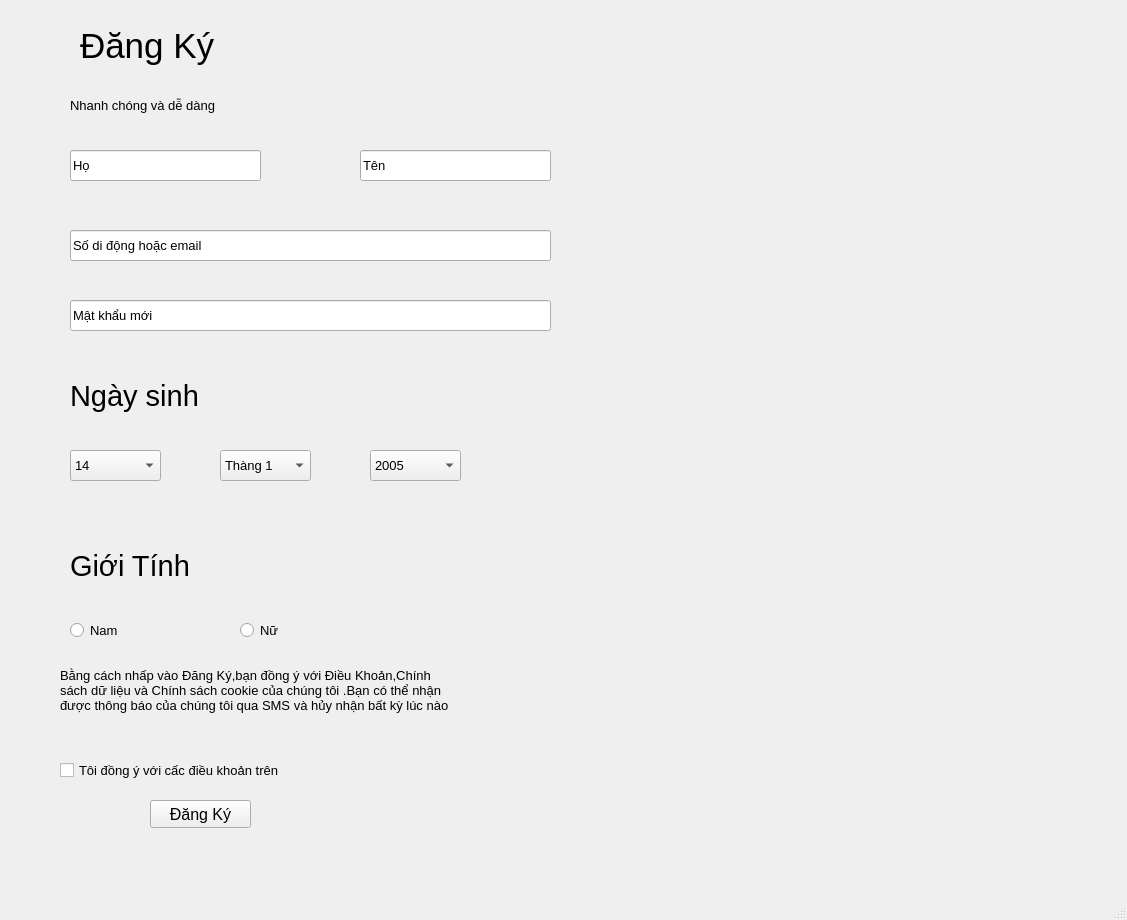
<?xml version="1.0" encoding="UTF-8"?>
<ui version="4.0">
 <class>MainWindow</class>
 <widget class="QMainWindow" name="MainWindow">
  <property name="geometry">
   <rect>
    <x>0</x>
    <y>0</y>
    <width>1127</width>
    <height>920</height>
   </rect>
  </property>
  <property name="windowTitle">
   <string>MainWindow</string>
  </property>
  <widget class="QWidget" name="centralwidget">
   <widget class="QLabel" name="label">
    <property name="geometry">
     <rect>
      <x>80</x>
      <y>10</y>
      <width>211</width>
      <height>71</height>
     </rect>
    </property>
    <property name="font">
     <font>
      <pointsize>26</pointsize>
     </font>
    </property>
    <property name="text">
     <string>Đăng Ký</string>
    </property>
   </widget>
   <widget class="QLabel" name="label_2">
    <property name="geometry">
     <rect>
      <x>70</x>
      <y>80</y>
      <width>211</width>
      <height>51</height>
     </rect>
    </property>
    <property name="font">
     <font>
      <pointsize>10</pointsize>
     </font>
    </property>
    <property name="text">
     <string>Nhanh chóng và dễ dàng</string>
    </property>
   </widget>
   <widget class="QLineEdit" name="lineEdit">
    <property name="geometry">
     <rect>
      <x>70</x>
      <y>150</y>
      <width>191</width>
      <height>31</height>
     </rect>
    </property>
    <property name="font">
     <font>
      <pointsize>10</pointsize>
     </font>
    </property>
    <property name="text">
     <string>Họ</string>
    </property>
   </widget>
   <widget class="QLineEdit" name="lineEdit_2">
    <property name="geometry">
     <rect>
      <x>360</x>
      <y>150</y>
      <width>191</width>
      <height>31</height>
     </rect>
    </property>
    <property name="font">
     <font>
      <pointsize>10</pointsize>
     </font>
    </property>
    <property name="text">
     <string>Tên</string>
    </property>
   </widget>
   <widget class="QLineEdit" name="lineEdit_3">
    <property name="geometry">
     <rect>
      <x>70</x>
      <y>230</y>
      <width>481</width>
      <height>31</height>
     </rect>
    </property>
    <property name="font">
     <font>
      <pointsize>10</pointsize>
     </font>
    </property>
    <property name="text">
     <string>Số di động hoặc email</string>
    </property>
   </widget>
   <widget class="QLineEdit" name="lineEdit_4">
    <property name="geometry">
     <rect>
      <x>70</x>
      <y>300</y>
      <width>481</width>
      <height>31</height>
     </rect>
    </property>
    <property name="font">
     <font>
      <pointsize>10</pointsize>
     </font>
    </property>
    <property name="text">
     <string>Mật khẩu mới</string>
    </property>
   </widget>
   <widget class="QLabel" name="label_3">
    <property name="geometry">
     <rect>
      <x>70</x>
      <y>360</y>
      <width>211</width>
      <height>71</height>
     </rect>
    </property>
    <property name="font">
     <font>
      <pointsize>22</pointsize>
     </font>
    </property>
    <property name="text">
     <string>Ngày sinh</string>
    </property>
   </widget>
   <widget class="QComboBox" name="comboBox">
    <property name="geometry">
     <rect>
      <x>70</x>
      <y>450</y>
      <width>91</width>
      <height>31</height>
     </rect>
    </property>
    <property name="font">
     <font>
      <pointsize>10</pointsize>
     </font>
    </property>
    <item>
     <property name="text">
      <string>14</string>
     </property>
    </item>
   </widget>
   <widget class="QComboBox" name="comboBox_2">
    <property name="geometry">
     <rect>
      <x>220</x>
      <y>450</y>
      <width>91</width>
      <height>31</height>
     </rect>
    </property>
    <property name="font">
     <font>
      <pointsize>10</pointsize>
     </font>
    </property>
    <item>
     <property name="text">
      <string>Thàng 1</string>
     </property>
    </item>
   </widget>
   <widget class="QComboBox" name="comboBox_3">
    <property name="geometry">
     <rect>
      <x>370</x>
      <y>450</y>
      <width>91</width>
      <height>31</height>
     </rect>
    </property>
    <property name="font">
     <font>
      <pointsize>10</pointsize>
     </font>
    </property>
    <item>
     <property name="text">
      <string>2005</string>
     </property>
    </item>
   </widget>
   <widget class="QLabel" name="label_4">
    <property name="geometry">
     <rect>
      <x>70</x>
      <y>530</y>
      <width>211</width>
      <height>71</height>
     </rect>
    </property>
    <property name="font">
     <font>
      <pointsize>22</pointsize>
     </font>
    </property>
    <property name="text">
     <string>Giới Tính</string>
    </property>
   </widget>
   <widget class="QRadioButton" name="radioButton">
    <property name="geometry">
     <rect>
      <x>70</x>
      <y>620</y>
      <width>95</width>
      <height>20</height>
     </rect>
    </property>
    <property name="font">
     <font>
      <pointsize>10</pointsize>
     </font>
    </property>
    <property name="text">
     <string>Nam</string>
    </property>
   </widget>
   <widget class="QRadioButton" name="radioButton_2">
    <property name="geometry">
     <rect>
      <x>240</x>
      <y>620</y>
      <width>95</width>
      <height>20</height>
     </rect>
    </property>
    <property name="font">
     <font>
      <pointsize>10</pointsize>
     </font>
    </property>
    <property name="text">
     <string>Nữ</string>
    </property>
   </widget>
   <widget class="QLabel" name="label_5">
    <property name="geometry">
     <rect>
      <x>60</x>
      <y>630</y>
      <width>391</width>
      <height>121</height>
     </rect>
    </property>
    <property name="font">
     <font>
      <pointsize>10</pointsize>
     </font>
    </property>
    <property name="text">
     <string>Bằng cách nhấp vào Đăng Ký,bạn đồng ý với Điều Khoản,Chính sách dữ liệu và Chính sách cookie của chúng tôi .Bạn có thể nhận được thông báo của chúng tôi qua SMS và hủy nhận bất kỳ lúc nào    </string>
    </property>
    <property name="wordWrap">
     <bool>true</bool>
    </property>
   </widget>
   <widget class="QCheckBox" name="checkBox">
    <property name="geometry">
     <rect>
      <x>60</x>
      <y>760</y>
      <width>251</width>
      <height>20</height>
     </rect>
    </property>
    <property name="font">
     <font>
      <pointsize>10</pointsize>
     </font>
    </property>
    <property name="text">
     <string>Tôi đồng ý với cấc điều khoản trên</string>
    </property>
   </widget>
   <widget class="QPushButton" name="pushButton">
    <property name="geometry">
     <rect>
      <x>150</x>
      <y>800</y>
      <width>101</width>
      <height>28</height>
     </rect>
    </property>
    <property name="font">
     <font>
      <pointsize>12</pointsize>
     </font>
    </property>
    <property name="text">
     <string>Đăng Ký</string>
    </property>
   </widget>
  </widget>
  <widget class="QMenuBar" name="menubar">
   <property name="geometry">
    <rect>
     <x>0</x>
     <y>0</y>
     <width>1127</width>
     <height>26</height>
    </rect>
   </property>
  </widget>
  <widget class="QStatusBar" name="statusbar"/>
 </widget>
 <resources/>
 <connections/>
</ui>
